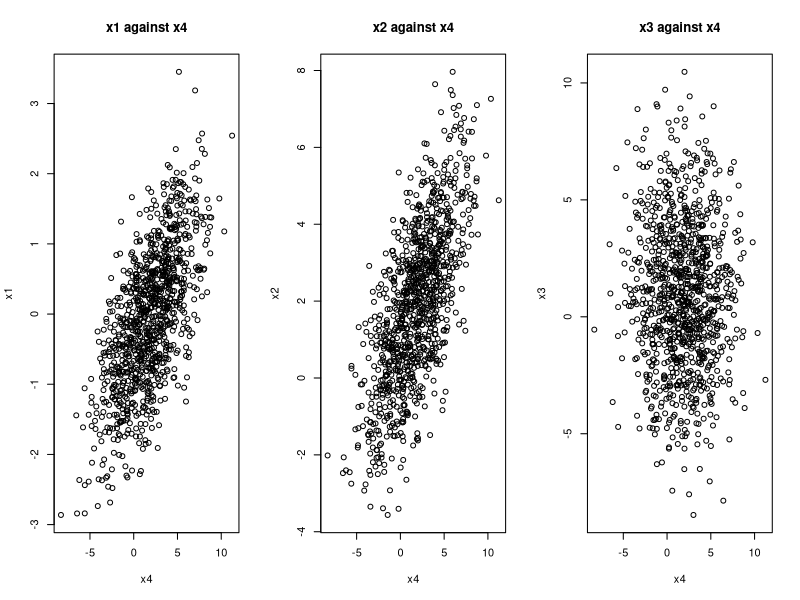

Write R code to recreate this figure.
## ---- chunk 1
knitr::opts_chunk$set(echo = TRUE)

## ---- chunk 2


x1 <- rnorm(n = 1000, mean=0, sd=1)
x2 <- rnorm(n=1000, mean=2, sd=2)
x3 <- rnorm(n=1000, mean=1, sd=3)
x4 <- 2*x1 + x2 + rnorm(n=1000, mean=0, sd=1) 
y <- 3*x1 + 2*x2 + x4 + 1 + rnorm(n=1000, mean=0, sd=1)
X <- data.frame(1,x1, x2, x3, x4)
colnames(X) <- c("x0", "x1", "x2", "x3", "x4")

find_beta_hat <- function(X, y) {
  # Applying the beta hat formula specified above
  X <- as.matrix(X)
  squared_X <- t(X)%*%X
  # Calculates the inverse of squared_X
  term_1 <- solve(squared_X)
  term_2 <- t(X)%*%y
  beta_hat <- term_1 %*% term_2
}

beta_hat <- find_beta_hat(X,y)

beta_hat
## ---- chunk 3
data = data.frame(y, X)
summary(lm(y ~ x1 + x2 + x3 + x4, data=data))
## ---- chunk 4
par(mfrow=c(1,3))
plot(x4,x1, main="x1 against x4")
plot(x4,x2, main="x2 against x4")
plot(x4,x3, main="x3 against x4")

## ---- chunk 5
summary(lm(y ~ x1 + x2 + x3, data=data))
